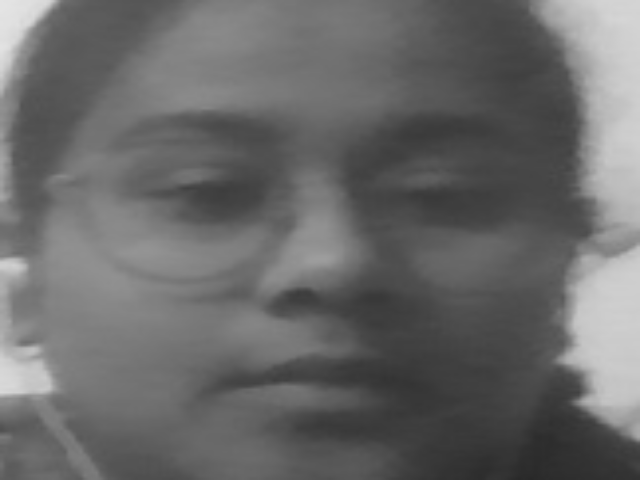
#> input picture Class Projects/Assingment 2/dataset/Shephali/68.png, 640 x 480 px, found by its file name
$ python FaceDetect.py
#> lines starting #> are read from the running program, lines starting #| are printed output that depends on the picture; after the words box and inside, x2 and y2 are one past the last pixel; in counts of white or black regions, pixels touching at a corner belong together
import cv2,os,numpy as np

haar_file = 'haarcascade_frontalface_default.xml'
dataset = 'C:/Users/singh/PycharmProjects/Face Detect/dataset/'

print('Training classifier...')

(images, labels, names, id) = ([], [], {}, 0)

for (subdirs, dirs, files) in os.walk(dataset):
    for subdir in dirs:
        names[id] = subdir
        subjectpath = os.path.join(dataset, subdir)
        for filename in os.listdir(subjectpath):
            path = os.path.join(subjectpath, filename)
            label = id
            images.append(cv2.imread(path, 0))
            labels.append(int(label))
        id += 1
#> id = 1

(width, height) = (640, 480)

(images, labels) = [np.array(lists) for lists in [images, labels]]

model = cv2.face.LBPHFaceRecognizer_create()
model.train(images, labels)

face_cascade = cv2.CascadeClassifier(haar_file)
cap = cv2.VideoCapture(0)

print('Classifier trained!')
print('Attempting to detecting faces...')

while True:
    ret, frame = cap.read()
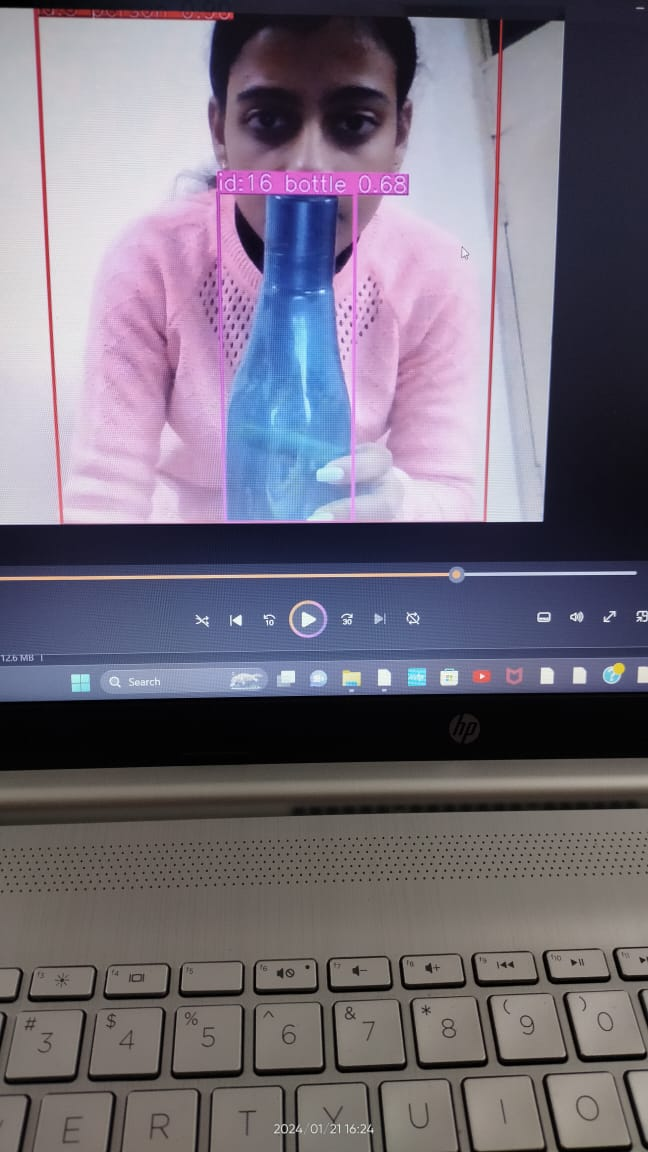
#> input picture Class Projects/Assingment 2/obdetection photo1.jpg, 648 x 1152 px, given in place of the camera
#> frame is the input picture: shape (1152, 648, 3); mean B, G, R 123.2, 109.4, 116
    if ret==True:
        img_gray = cv2.cvtColor(frame, cv2.COLOR_BGR2GRAY)
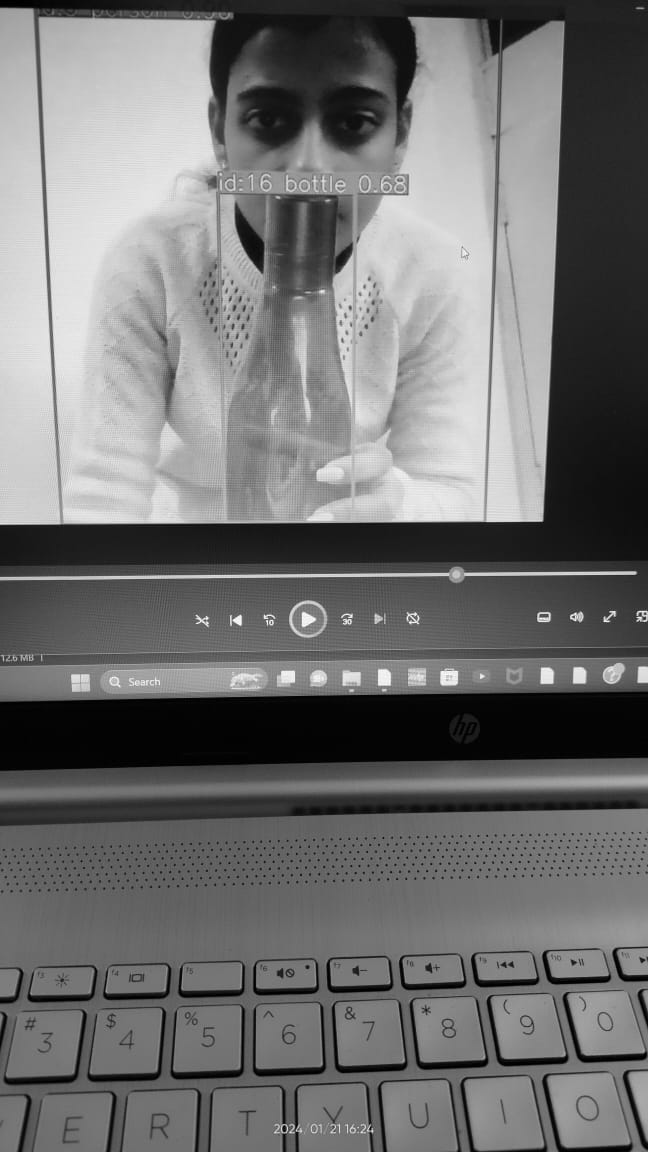
#> img_gray: shape (1152, 648); min 0, max 254, mean 112.9
        faces = face_cascade.detectMultiScale(img_gray, 1.4, 4)
        for (x, y, w, h) in faces:
            cv2.rectangle(frame, (x, y), (x + w, y + h), (0, 0, 255), 2)
            face = img_gray[y:y + h, x:x + w]
            face_resize = cv2.resize(face, (width, height))
            prediction = model.predict(face_resize)

            if prediction[1] < 60:
                cv2.putText(frame, '%s' % (names[prediction[0]].strip()), (x + 5, (y + 25) + h),
                            cv2.FONT_HERSHEY_PLAIN, 1.5, (20, 185, 20), 2)
            else:
                cv2.putText(frame, 'Unknown', (x + 5, (y + 25) + h), cv2.FONT_HERSHEY_PLAIN, 1.5, (65, 65, 255), 2)
                print("Predicted person: Unknown")
#> this loop made 1 pass
#> pass 1, `face = img_gray[y:y + h, x:x + w]`:
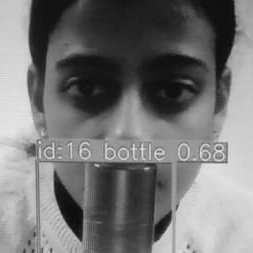
#> face: shape (253, 253); min 5, max 230, mean 117
#> pass 1, `face_resize = cv2.resize(face, (width, height))`:
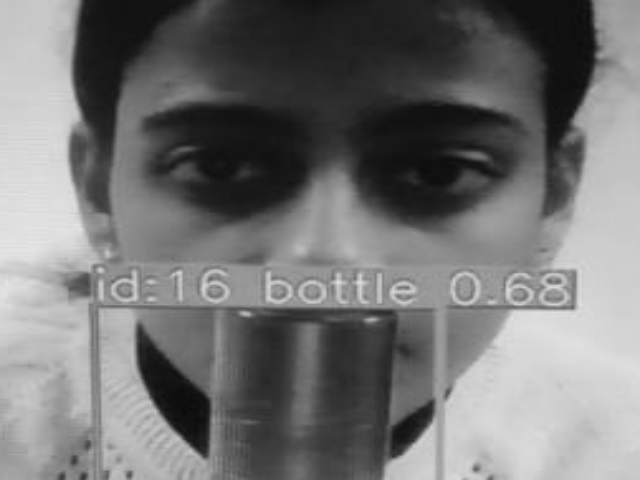
#> face_resize: shape (480, 640); min 8, max 229, mean 116.8
#> after the loop:
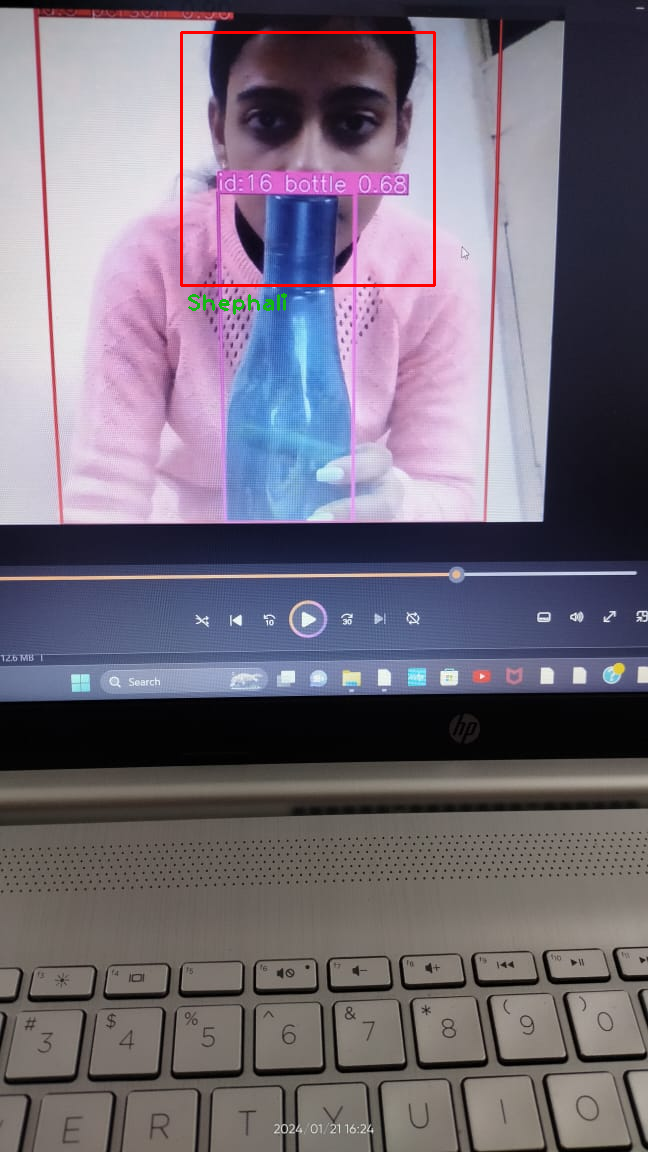
#> frame: shape (1152, 648, 3); 0.49% of pixels changed, all inside (x1, y1, x2, y2) = (180, 31, 436, 315)

        cv2.imshow('OpenCV Face Recognition', frame)
        if cv2.waitKey(1) == ord("q"):
#> (key q is pressed here)
            break
cap.release()
cv2.destroyAllWindows()
